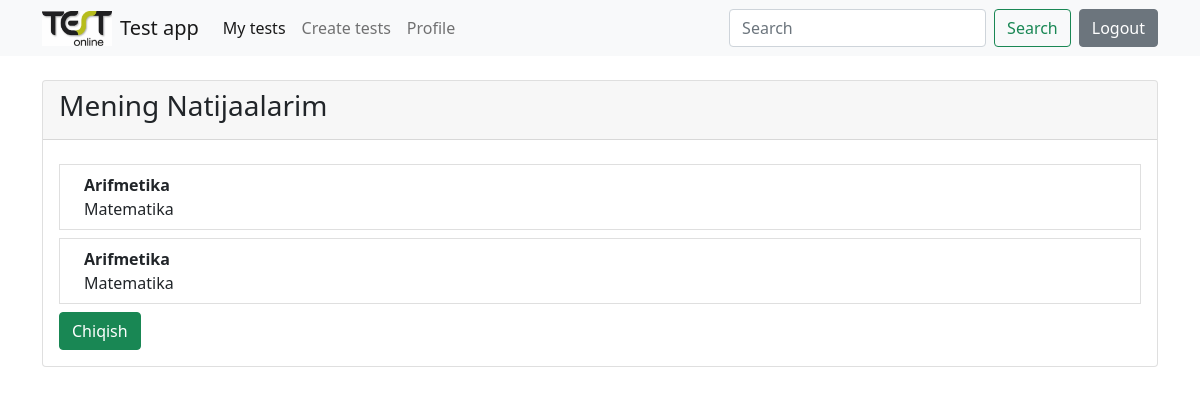
Page /my_results/ (signed in) on the committed database.
### main/models.py (models this page shows, shortened)
class Test(models.Model):
    author = models.ForeignKey(User, on_delete=models.CASCADE, verbose_name="avtor")
    category = models.ForeignKey(Category, on_delete=models.CASCADE, verbose_name="kategoriya")
    title = models.CharField(max_length=250, verbose_name="sarlavha")
    maximum_attemps = models.PositiveIntegerField(verbose_name="maxsimum harakatlar soni")
    pass_percentage = models.PositiveIntegerField(default=60)
    start_date = models.DateTimeField(default=timezone.now, verbose_name="boshlanish sanasi")
    end_data = models.DateTimeField(default=(timezone.now()+timezone.timedelta(days=2)), verbose_name="tugash sanasi")
    class Meta:
        verbose_name = "Test"
        verbose_name_plural = "Testlar"

class Category(models.Model):
    name = models.CharField(max_length=60, verbose_name="Nomi")
    class Meta:
        verbose_name = "Kategoriya"
        verbose_name_plural = "Kategoriyalar"

### main/views.py (the view)
# urls.py: path("my_results/", my_results, name="my_results"),
@login_required(login_url="login")
def my_results(request):
    check_tests = CheckTest.objects.filter(student=request.user)
    tests = []
    for checktest in check_tests:
        if not checktest.test in tests:
            tests.append(checktest.test)
    return render(request, "my_results.html", {"tests":tests, "check_tests":check_tests})

### templates/my_results.html (shortened to what this page needs)
{% extends 'base.html' %}
{% block content %}
    <div class="card mt-4">
        <div class="card-header">
            <h3>Mening Natijaalarim</h3>
        </div>
        <div class="card-body">
            <ol class="list-group ">
                {% for test in tests %}
                    <a class="mt-2" style="text-decoration: none;" data-bs-toggle="collapse" href="#collapse{{test.id}}" role="button" aria-expanded="false" aria-controls="collapse{{test.id}}">
                        <li class="list-group-item ">
                            <div class="ms-2 me-auto">
                              <div class="fw-bold">{{test.title}}</div>
                              {{test.category.name}}
                            </div>
                        </li>
                    </a>
                {% endfor %}
            </ol>
            <a class="btn btn-success mt-2" href="/">Chiqish</a>
        </div>
    </div>
{% endblock content %}

### rows in the picture
Test: title "Arifmetika", category.name "Matematika"
Test: title "Arifmetika", category.name "Matematika"
